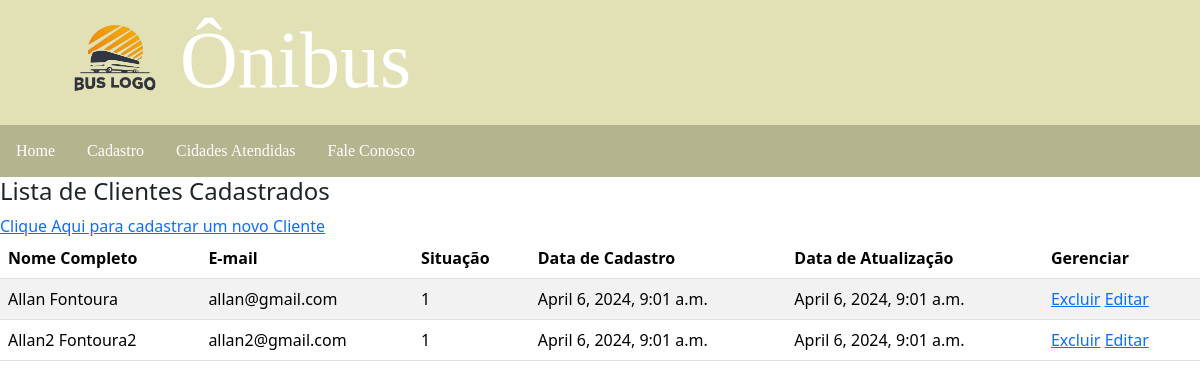
Page /cadastro/ on the earlier database version.
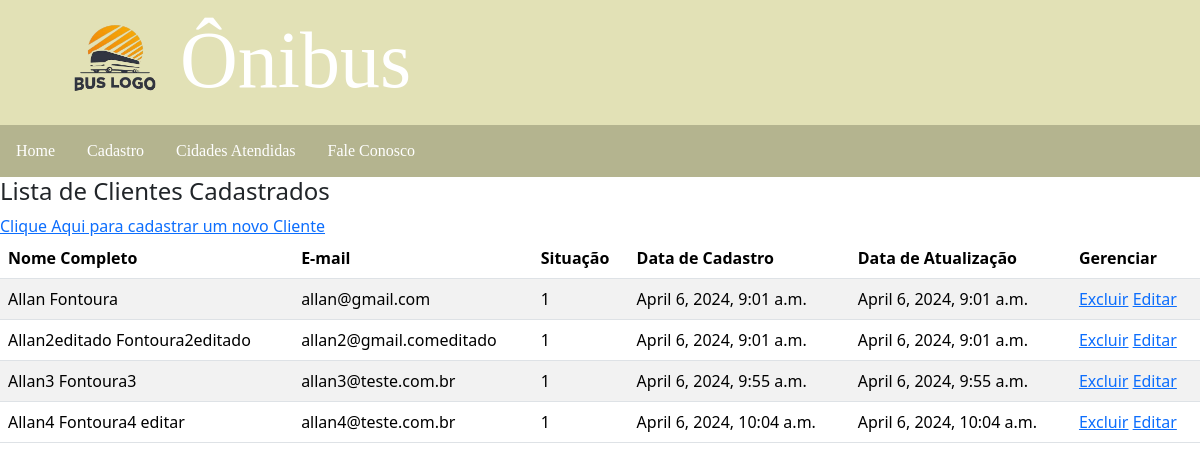
Same page on the later database version.
### cadastro/models.py (models this page shows)
class Clientes(models.Model):
    primeiro_nome = models.CharField(max_length=50)
    sobrenome = models.CharField(max_length=50)
    email = models.CharField(max_length=100)
    status = models.IntegerField()
    created_at = models.DateTimeField(default=datetime.now)
    update_at = models.DateTimeField(default=datetime.now, blank=True)

### cadastro/views.py (the view)
# urls.py: path('', views.listar, name='cadastro'),
def listar(request):
    lista_clientes = Clientes.objects.all()
    return render(request,'cadastro.html', {'lista': lista_clientes})

### cadastro/templates/cadastro.html
{% extends 'topo.html' %}
{% block content %}
    <h4>Lista de Clientes Cadastrados</h4>
    <a href="{% url 'listar_cliente' %}">Clique Aqui para cadastrar um novo Cliente</a>
    <table class="table table-striped">
        <thead>
            <tr>
                <th>Nome Completo</th>
                <th>E-mail</th>
                <th>Situação</th>
                <th>Data de Cadastro</th>
                <th>Data de Atualização</th>
                <th>Gerenciar</th>
            </tr>
        </thead>
        <tbody>
            {% if lista %}
                {% for cliente in lista %}
                    <tr>
                        <td>{{ cliente.primeiro_nome }} {{ cliente.sobrenome }}</td>
                        <td>{{ cliente.email }}</td>
                        <td>{{ cliente.status }}</td>
                        <td>{{ cliente.created_at }}</td>
                        <td>{{ cliente.update_at }}</td>
                        <td>
                         <a href="{% url 'deletar_cliente' cliente.id %}">
                            Excluir</a>
                            <a href="{% url 'editar_cliente' cliente.id %}">
                            Editar</a>
                        </td>
                    </tr>
                {% endfor %}
            {% else %}
                <tr>
                    <td class="text-center" colspan="6">
                        Nenhum cliente cadastrado
                    </td>
                </tr>
            {% endif %}
        </tbody>
    </table>
{% endblock %}

### home/templates/topo.html (shortened to what this page needs)
<!DOCTYPE html>
<html lang="pt-br">
<head>
    {% load static %}
    {% load bootstrap5 %}
    {% bootstrap_css %}
</head>
<body>
    <div class="top"><img src="{% static 'images/busao-removebg-preview.png' %}" alt="Minha Imagem"><span class="textoTop">Ônibus</span></div>
    <div class="menu">
        <ul>
            <li><a href="{% url 'home' %}">Home</a></li>
            <li><a href="{% url 'cadastro' %}">Cadastro</a></li>
            <li><a href="{% url 'cidades' %}">Cidades Atendidas</a></li>
            <li><a href="{% url 'faleconosco' %}">Fale Conosco</a></li>
        </ul>
    </div>
    {% block content %}
    {% endblock %}
</body>
</html>

### home/templates/topo.html (style rules this page uses)
.top { background-color: #e2e1b6; height: 125px; }
.top img { width: 130px; height: 120px; margin-top: -50px; margin-left: 50px; }
.textoTop { color: white; font-size: 80px; font-family: fantasy; }
ul { list-style-type: none; margin: 0; padding: 0; overflow: hidden; background-color: #b4b48f; font-family: fantasy; }
li { float: left; }
li a { display: block; color: white; text-align: center; padding: 14px 16px; text-decoration: none; }

Differences in the rows shown:
changed Clientes: primeiro_nome "Allan2" → "Allan2editado"; sobrenome "Fontoura2" → "Fontoura2editado"; email "allan2@gmail.com" → "allan2@gmail.comeditado"
added Clientes: primeiro_nome "Allan3", sobrenome "Fontoura3", email "allan3@teste.com.br", status "1", created_at "April 6, 2024, 9:55 a.m.", update_at "April 6, 2024, 9:55 a.m."
added Clientes: primeiro_nome "Allan4", sobrenome "Fontoura4 editar", email "allan4@teste.com.br", status "1", created_at "April 6, 2024, 10:04 a.m.", update_at "April 6, 2024, 10:04 a.m."
